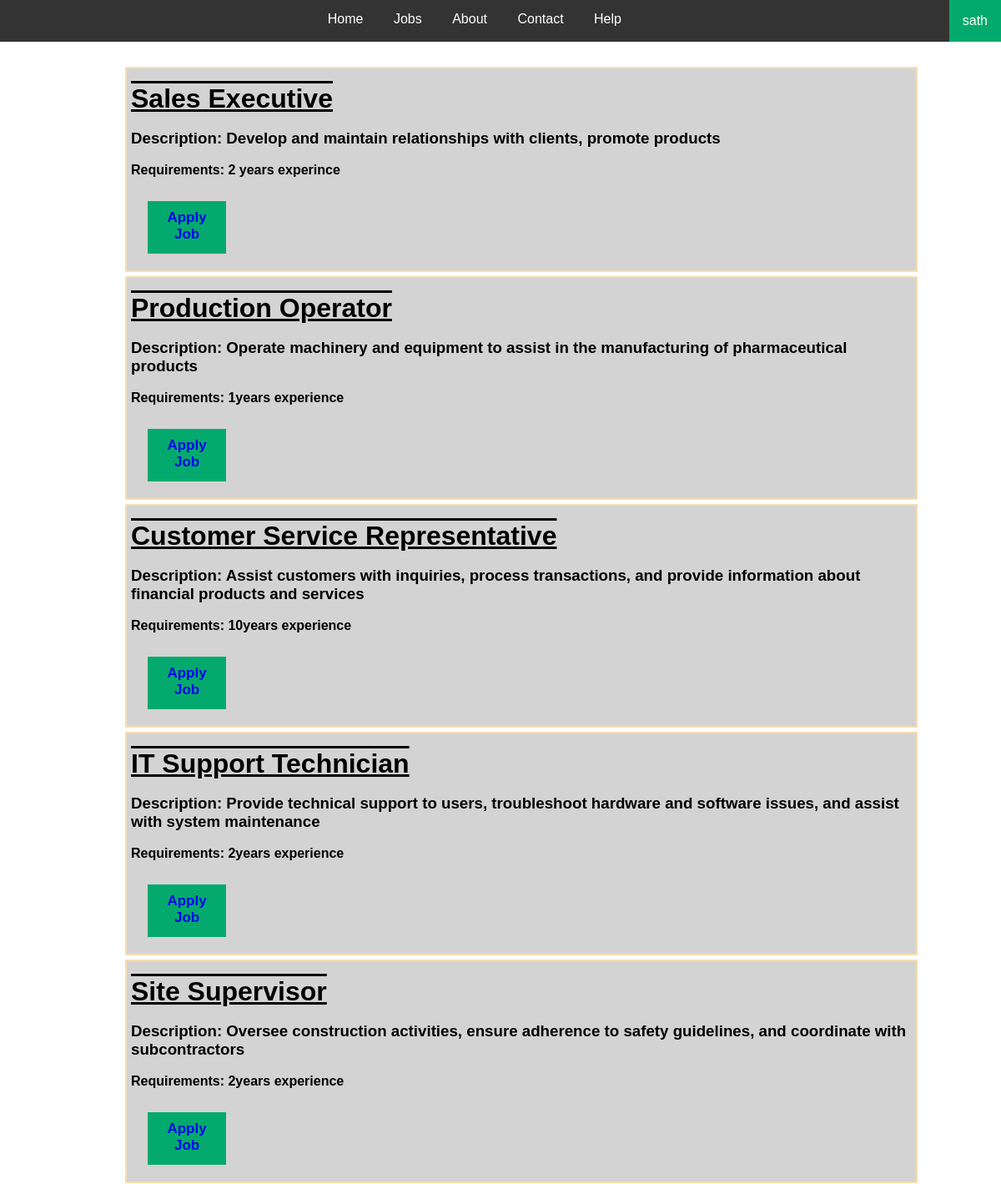
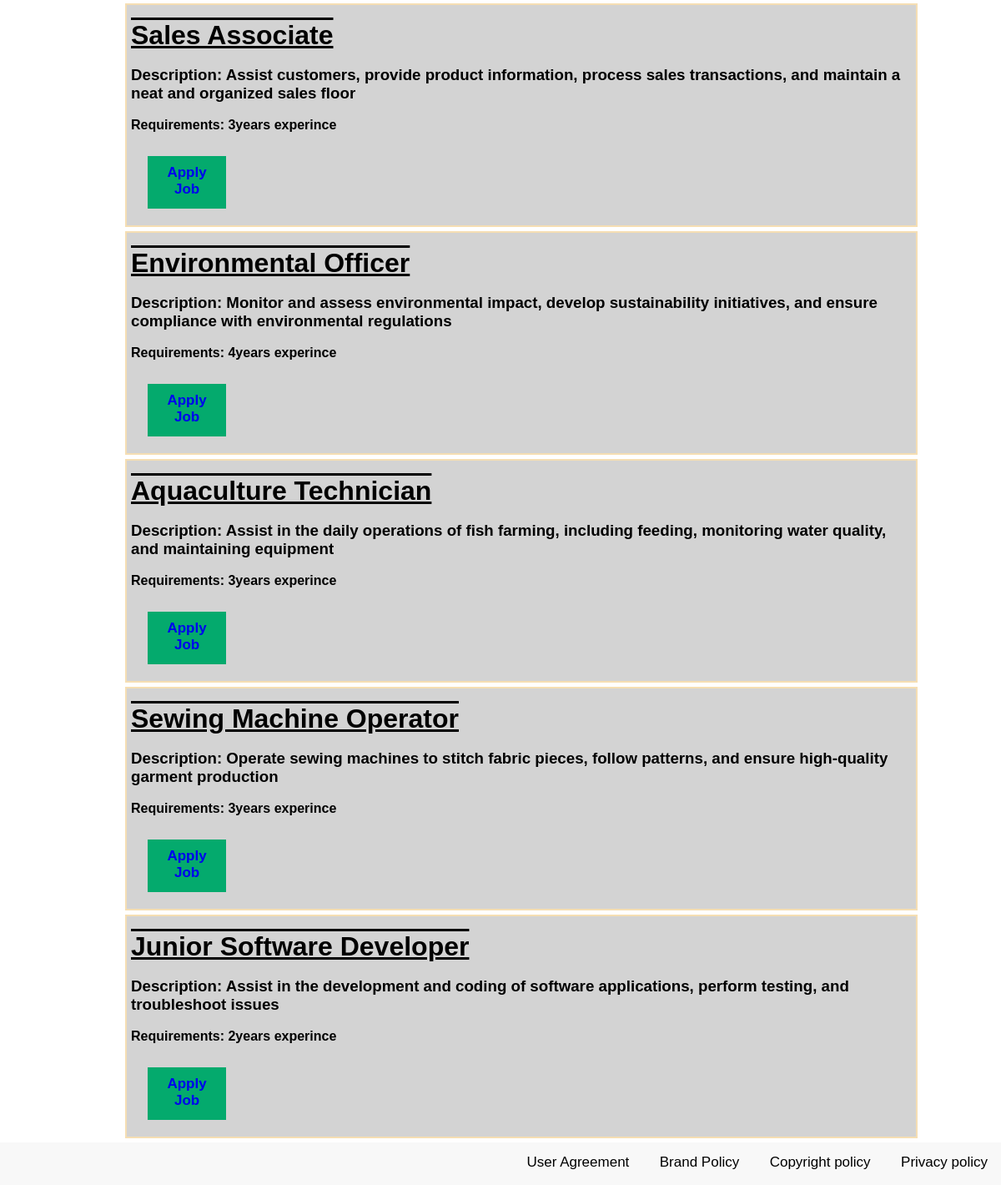
The page /Job_seeker.php (signed in) on the database its author committed (2 pictures, top to bottom).
### tables this page shows
CREATE TABLE `job_post` (
  `JobPID` int(11) NOT NULL,
  `Jobtitle` varchar(100) DEFAULT NULL,
  `Discription` varchar(300) DEFAULT NULL,
  `Requirements` varchar(500) DEFAULT NULL,
  `CID` int(11) DEFAULT NULL
);

### Job_seeker.php (the view, shortened to what this page needs)
<?php
include 'config.php';
?>
<!DOCTYPE html>
<html lang="en">
<head>
  <link rel="stylesheet" href="Job_seeker.css">
</head>
<body>
  <ul>
    <li><a href="Reg_Home.php">Home</a></li>
    <li><a href="Job_seeker.php">Jobs</a></li>
    <li><a href="#Add link">About</a></li>
    <li><a href="Reg_Contact.php">Contact</a></li>
    <li><a href="#Add link">Help</a></li>
    <div class="dropdown" style="float:right;">
      <button class="dropbtn"><?php echo $_SESSION['user_name'] ?></button>
    </div>
  </ul>
  <div class="main">
    <?php
$query = "SELECT * FROM Job_post";
$result_set = mysqli_query($connection, $query);
if (mysqli_num_rows($result_set) > 0) {
    while ($row = mysqli_fetch_array($result_set)) {
        ?>
    <div class="scrollist">
      <br>
      <h1><?php echo $row["Jobtitle"] ?></h1>
      <br>
      <h3>Description: <?php echo $row["Discription"] ?></h3>
      <br>
      <h4>Requirements: <?php echo $row["Requirements"] ?></h4>
      <br>
      <button class="button"><a href='#'>Apply Job</a></button>
    </div>
    <?php
}
}
?>
  </div>
  <div class="footer">
    <a href="#link">User Agreement</a>
    <a href="#link">Brand Policy</a>
    <a href="#link">Copyright policy</a>
    <a href="#link">Privacy policy</a>
  </div>
</body>
</html>

### job_seeker.css (style rules this page uses)
body { font-family: Arial, Helvetica, sans-serif; background-repeat: no-repeat; background-attachment: fixed; background-size: 100%; }
* { font-family: 'Poppins', sans-serif; margin: 0; padding: 0; box-sizing: border-box; outline: none; border: none; text-decoration: none; }
ul { list-style-type: none; margin: 0; padding: 0; overflow: hidden; background-color: #333; text-align: center; }
li { display: inline-block; }
li a { display: block; color: white; text-align: center; padding: 14px 16px; text-decoration: none; }
.footer { bottom: 0; width: 100%; overflow: hidden; background-color: rgba(242, 242, 242, 0.5); text-align: right; }
.footer a { display: block; color: black; text-align: center; padding: 14px 16px; text-decoration: none; font-size: 17px; border-bottom: 3px solid transparent; display: inline-block; }
.dropbtn { background-color: #04AA6D; color: white; padding: 16px; font-size: 16px; border: none; cursor: pointer; }
.main { margin-left: 50px; margin-top: 30px; padding: 0px 100px; }
.scrollist { border: 2px Solid wheat; color: black; background-color: #D3D3D3; margin-bottom: 5px; padding-left: 5px; }
.button { background-color: #04AA6D; border: none; padding: 10px; font-weight: bolder; margin-bottom: 20px; margin-top: 10px; margin-left: 20px; width: 10%; font-size: 20px; display: block; color: black; text-align: center; text-decoration: none; font-size: 17px; border-bottom: 3px solid transparent; display: inline-block; }
h1 { text-decoration: underline overline; }

### rows shown on the page
job_post: Jobtitle "Sales Executive", Discription "Develop and maintain relationships with clients, promote products", Requirements "2 years experince"
job_post: Jobtitle "Production Operator", Discription "Operate machinery and equipment to assist in the manufacturing of pharmaceutical products", Requirements "1years experience"
job_post: Jobtitle "Customer Service Representative", Discription "Assist customers with inquiries, process transactions, and provide information about financial products and services", Requirements "10years experience"
job_post: Jobtitle "IT Support Technician", Discription "Provide technical support to users, troubleshoot hardware and software issues, and assist with system maintenance", Requirements "2years experience"
job_post: Jobtitle "Site Supervisor", Discription "Oversee construction activities, ensure adherence to safety guidelines, and coordinate with subcontractors", Requirements "2years experience"
job_post: Jobtitle "Sales Associate", Discription "Assist customers, provide product information, process sales transactions, and maintain a neat and organized sales floor", Requirements "3years experince"
job_post: Jobtitle "Environmental Officer", Discription "Monitor and assess environmental impact, develop sustainability initiatives, and ensure compliance with environmental regulations", Requirements "4years experince"
job_post: Jobtitle "Aquaculture Technician", Discription "Assist in the daily operations of fish farming, including feeding, monitoring water quality, and maintaining equipment", Requirements "3years experince"
job_post: Jobtitle "Sewing Machine Operator", Discription "Operate sewing machines to stitch fabric pieces, follow patterns, and ensure high-quality garment production", Requirements "3years experince"
job_post: Jobtitle "Junior Software Developer", Discription "Assist in the development and coding of software applications, perform testing, and troubleshoot issues", Requirements "2years experince"

### other values the page prints
$_SESSION['user_name'] "sath"
